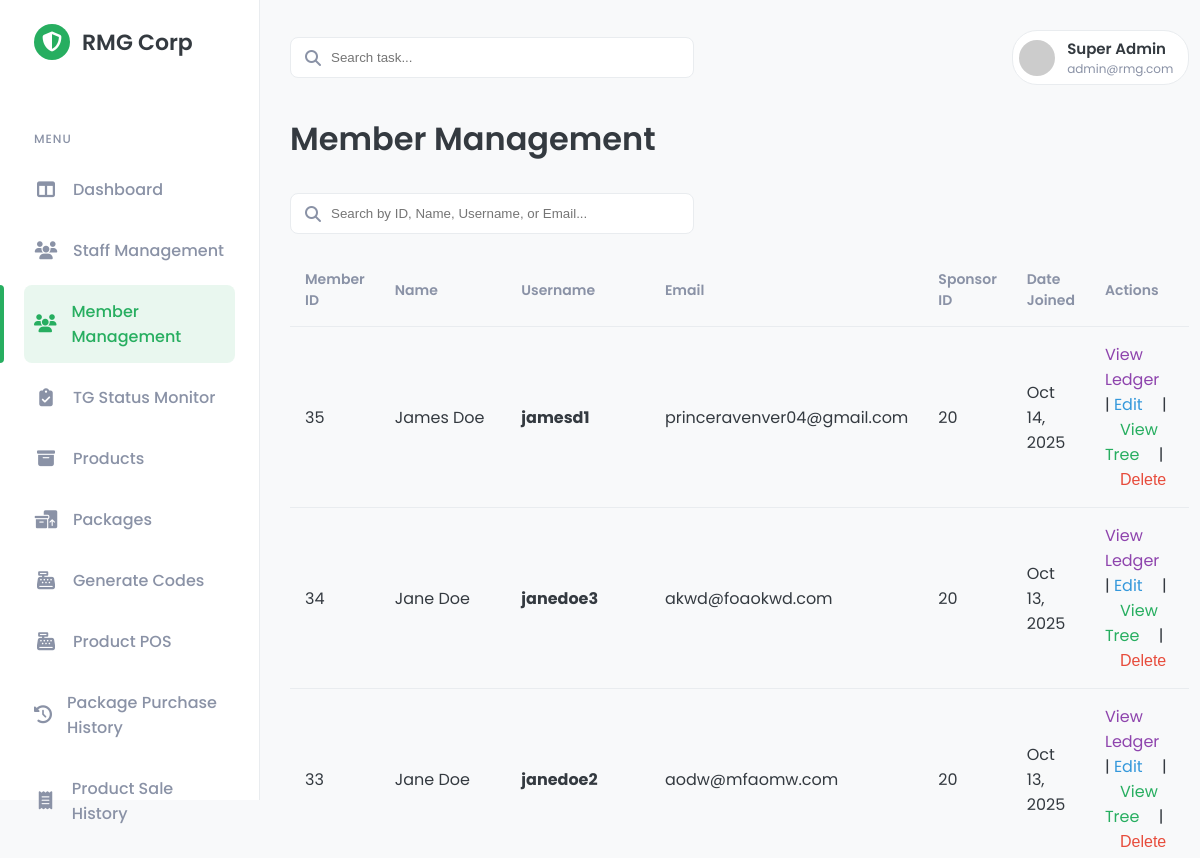
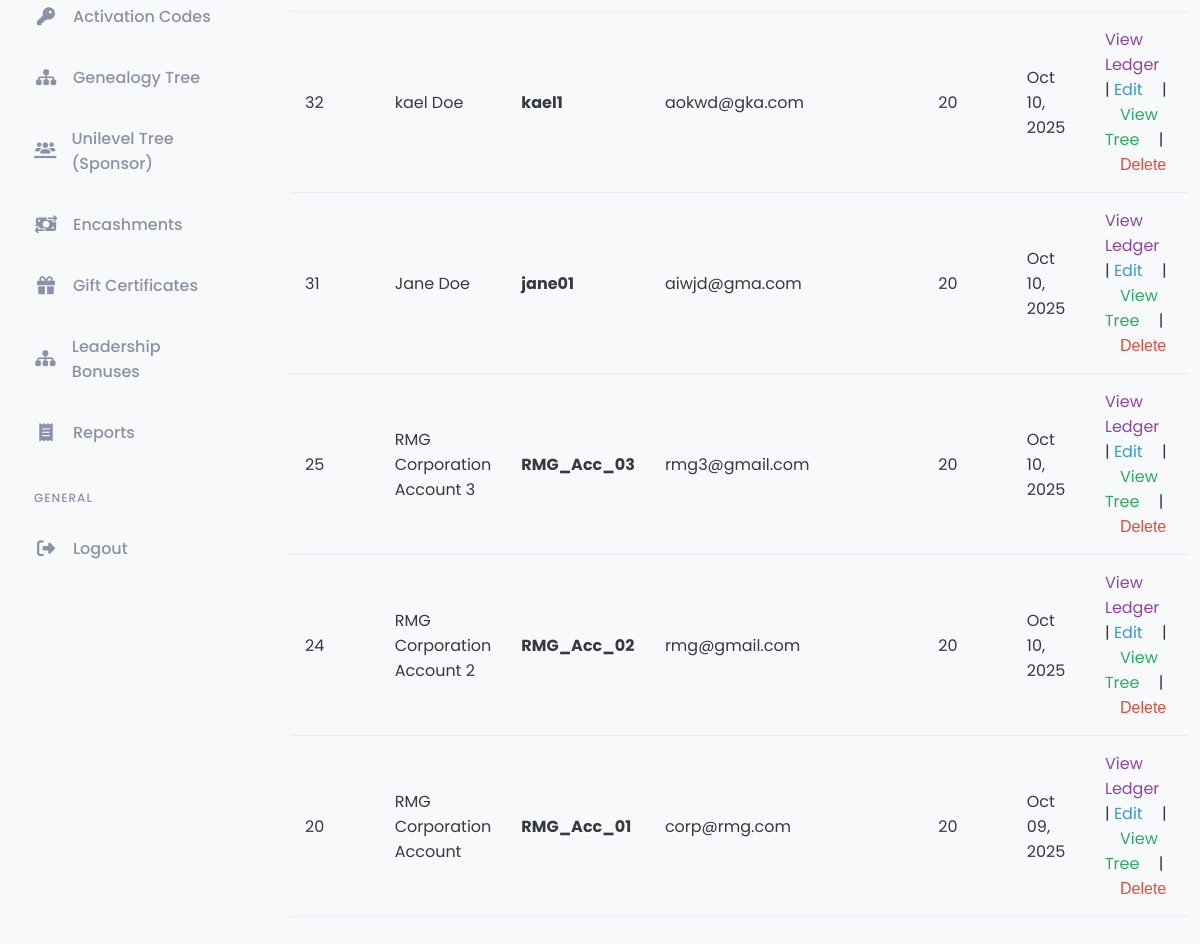
The page /public/admin/member_management.php (signed in) on the database its author committed (2 pictures, top to bottom).
### tables this page shows
CREATE TABLE `genealogy_tree` (
  `id` bigint(20) UNSIGNED NOT NULL,
  `user_id` bigint(20) UNSIGNED NOT NULL,
  `sponsor_id` bigint(20) UNSIGNED NOT NULL,
  `upline_id` bigint(20) UNSIGNED NOT NULL,
  `position` enum('L','R') NOT NULL,
  `path` text DEFAULT NULL,
  `created_at` timestamp NULL DEFAULT current_timestamp()
);

CREATE TABLE `users` (
  `id` bigint(20) UNSIGNED NOT NULL,
  `name` varchar(255) NOT NULL,
  `email` varchar(255) NOT NULL,
  `username` varchar(50) DEFAULT NULL,
  `rank` varchar(50) NOT NULL DEFAULT 'Member',
  `account_type` varchar(50) NOT NULL DEFAULT 'Standard',
  `is_active` tinyint(1) NOT NULL DEFAULT 1,
  `is_tg_member` tinyint(1) NOT NULL DEFAULT 0,
  `total_pairs_earned` int(11) NOT NULL DEFAULT 0,
  `password` varchar(255) NOT NULL,
  `role` enum('admin','staff','member') NOT NULL,
  `created_at` timestamp NULL DEFAULT current_timestamp(),
  `updated_at` timestamp NULL DEFAULT current_timestamp() ON UPDATE current_timestamp()
);

### public/admin/member_management.php (the view, shortened to what this page needs)
<?php
require_once '../../src/templates/admin_header.php';
require_once '../../src/includes/db_connect.php';
$search = isset($_GET['search']) ? $mysqli->real_escape_string($_GET['search']) : '';
$where_clause = '';
if (!empty($search)) {
    $where_clause = " WHERE role = 'member' AND (name LIKE '%$search%' OR username LIKE '%$search%' OR email LIKE '%$search%' OR id = '$search')";
} else {
    $where_clause = " WHERE role = 'member'";
}
$sql_members = "SELECT u.id, u.name, u.username, u.email, u.created_at, gt.sponsor_id
                FROM users u
                LEFT JOIN genealogy_tree gt ON u.id = gt.user_id
                $where_clause
                ORDER BY u.id DESC";
$result = $mysqli->query($sql_members);
?>
<div class="content-header">
    <h2>Member Management</h2>
</div>
<div class="card">
    <div style="margin-bottom: 20px;">
        <form action="member_management.php" method="GET">
            <div class="search-bar" style="max-width: 400px;">
                <i class="fa-solid fa-magnifying-glass"></i>
                <input type="text" name="search" placeholder="Search by ID, Name, Username, or Email..." value="<?php echo htmlspecialchars($search); ?>">
            </div>
        </form>
    </div>
    <table>
        <thead>
            <tr>
                <th>Member ID</th>
                <th>Name</th>
                <th>Username</th>
                <th>Email</th>
                <th>Sponsor ID</th>
                <th>Date Joined</th>
                <th>Actions</th>
            </tr>
        </thead>
        <tbody>
            <?php
            if ($result && $result->num_rows > 0) {
                while ($member = $result->fetch_assoc()) {
                    echo "<tr>";
                    echo "<td>" . $member['id'] . "</td>";
                    echo "<td>" . htmlspecialchars($member['name']) . "</td>";
                    echo "<td><strong>" . htmlspecialchars($member['username']) . "</strong></td>";
                    echo "<td>" . htmlspecialchars($member['email']) . "</td>";
                    echo "<td>" . ($member['sponsor_id'] ? $member['sponsor_id'] : 'N/A') . "</td>";
                    echo "<td>" . date('M d, Y', strtotime($member['created_at'])) . "</td>";
                    echo '<td>';
                    echo '<a href="member_ledger.php?id=' . $member['id'] . '" style="color: #8e44ad; text-decoration: none; margin-right: 15px;">View Ledger</a> | ';
                    echo '<a href="member_edit.php?id=' . $member['id'] . '" style="color: #3498db; text-decoration: none; margin-right: 15px;">Edit</a> | ';
                    echo '<a href="genealogy.php?user_id=' . $member['id'] . '" style="color: #27ae60; text-decoration: none; margin-left: 15px; margin-right: 15px;">View Tree</a> | ';
                    echo '<form action="handle_member_delete.php" method="POST" style="display: inline;" onsubmit="return confirm(\'WARNING: This will permanently delete the member and their unprocessed points. Are you absolutely sure?\');">';
                    echo '<button type="submit" style="background: none; border: none; color: #e74c3c; cursor: pointer; padding: 0; font-size: inherit; margin-left: 15px;">Delete</button>';
                    echo '</form>';
                    echo '</td>';
                    echo "</tr>";
                }
            } else {
                echo '<tr><td colspan="7" style="text-align: center; padding: 20px;">No members found.</td></tr>';
            }
            ?>
        </tbody>
    </table>
</div>
<?php
require_once '../../src/templates/admin_footer.php';
?>

### public/css/admin_style.css (style rules this page uses)
:root { --primary-color: #27ae60; --primary-color-light: #e9f7ef; --secondary-color: #2c3e50; --background-color: #f8f9fa; --card-bg: #ffffff; --text-color: #343a40; --text-muted: #8a92a6; --border-color: #e9ecef; --shadow: 0 4px 12px rgba(0, 0, 0, 0.05); }
body { font-family: 'Poppins', sans-serif; margin: 0; background-color: var(--background-color); color: var(--text-color); font-size: 16px; }
.search-bar { position: relative; width: 350px; }
.search-bar input { width: 100%; padding: 12px 12px 12px 40px; border-radius: 8px; border: 1px solid var(--border-color); background-color: var(--card-bg); }
.search-bar i { position: absolute; left: 15px; top: 50%; transform: translateY(-50%); color: var(--text-muted); }
.content-header { margin-bottom: 30px; }
.content-header h2 { margin: 0; font-size: 32px; font-weight: 600; }

### public/admin/member_management.php (style rules this page uses)
table { width: 100%; border-collapse: collapse; }
th, td { border-bottom: 1px solid var(--border-color); padding: 15px; text-align: left; vertical-align: middle; }
th { font-weight: 600; font-size: 14px; color: var(--text-muted); }

### rows shown on the page
genealogy_tree: user "35", user.name "James Doe", user.username "jamesd1", user.email "princeravenver04@gmail.com", sponsor "20", user.created_at "Oct 14, 2025"
genealogy_tree: user "34", user.name "Jane Doe", user.username "janedoe3", user.email "akwd@foaokwd.com", sponsor "20", user.created_at "Oct 13, 2025"
genealogy_tree: user "33", user.name "Jane Doe", user.username "janedoe2", user.email "aodw@mfaomw.com", sponsor "20", user.created_at "Oct 13, 2025"
genealogy_tree: user "32", user.name "kael Doe", user.username "kael1", user.email "aokwd@gka.com", sponsor "20", user.created_at "Oct 10, 2025"
genealogy_tree: user "31", user.name "Jane Doe", user.username "jane01", user.email "aiwjd@gma.com", sponsor "20", user.created_at "Oct 10, 2025"
genealogy_tree: user "25", user.name "RMG Corporation Account 3", user.username "RMG_Acc_03", user.email "rmg3@gmail.com", sponsor "20", user.created_at "Oct 10, 2025"
genealogy_tree: user "24", user.name "RMG Corporation Account 2", user.username "RMG_Acc_02", user.email "rmg@gmail.com", sponsor "20", user.created_at "Oct 10, 2025"
genealogy_tree: user "20", user.name "RMG Corporation Account", user.username "RMG_Acc_01", user.email "corp@rmg.com", sponsor "20", user.created_at "Oct 09, 2025"

### other values the page prints
$_SESSION['user_name'] "Super Admin"
